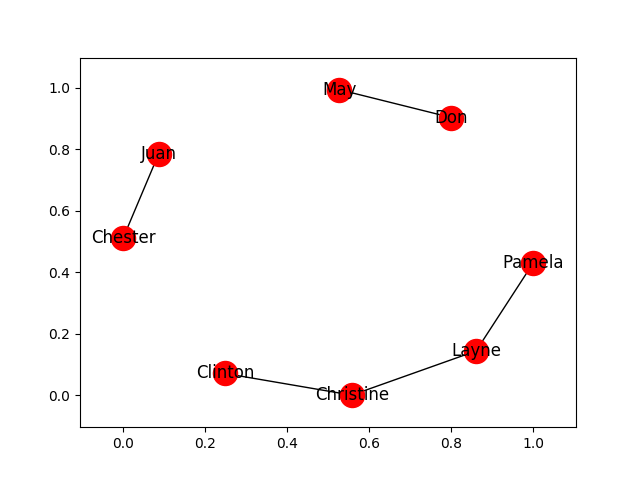

Python code for this plot:
import mynames
import numpy as np
import numpy.random as random
import networkx as nx
import pylab as plt

class Classroom:


    def __init__(self, size, numgroups, groupsize):
        self.n = mynames.MyNames()
        self.classroom = self.generateClass(size)
        self.size = len(self.classroom)
        self.rowdies = self.generateRowdies(numgroups, groupsize)
        self.friendGraph = self.generateGraph()

    def generateClass(self, size):
        classroom = []
        for i in range(size):
            name = self.n.getName()
            while name in classroom:
                name = self.n.getName()
            classroom.append(name)
        return classroom

    def generateRowdies(self, numgroups, groupsize):
        rowdies = []
        checkGroup = set()
        for i in range(numgroups):
            checkName = set()
            group = []
            for j in range(random.randint(max(2, groupsize//2), groupsize)):
                idx = random.randint(self.size)
                while (idx in checkName):
                    idx = random.randint(self.size)
                checkName.add(idx)
                group.append(self.classroom[idx])
            rowdies.append(group)
        return rowdies

    def generateGraph(self, prob=0.9):
        G = nx.Graph()
        for student in self.classroom:
            G.add_node(student)
            for other in self.classroom:
                p = random.random(1)
                if p > prob and other != student:
                    G.add_edge(student,other)
        return G

    def displayFriendGraph(self, block=True, save=False, filename=''):
        plt.figure()
        nx.draw_networkx(self.friendGraph, with_labels = True)
        plt.show(block=block)
        if save:
            plt.savefig(filename+'.png')


    def printRowdies(self):
        for rowdy in self.rowdies:
            print(rowdy)
        return

    def saveGraphtoFile(self, filename):
        nx.write_gml(self.friendGraph, filename+'.gml')
